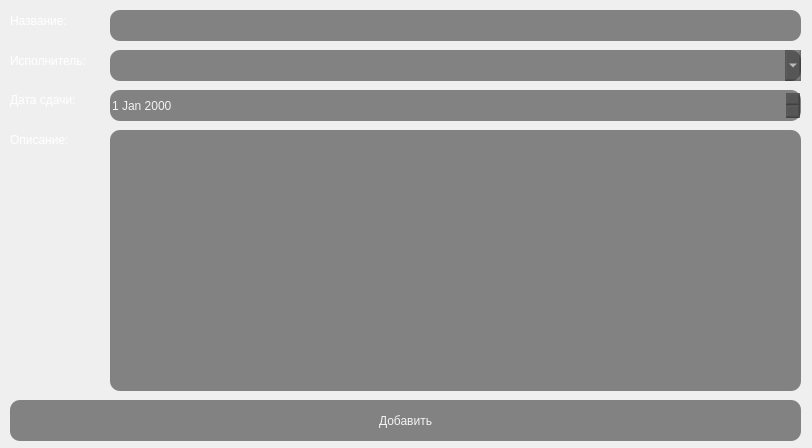
<?xml version="1.0" encoding="UTF-8"?>
<ui version="4.0">
 <class>Dialog</class>
 <widget class="QDialog" name="Dialog">
  <property name="geometry">
   <rect>
    <x>0</x>
    <y>0</y>
    <width>812</width>
    <height>448</height>
   </rect>
  </property>
  <property name="windowTitle">
   <string>Add</string>
  </property>
  <widget class="QPushButton" name="pushButton">
   <property name="geometry">
    <rect>
     <x>10</x>
     <y>400</y>
     <width>791</width>
     <height>41</height>
    </rect>
   </property>
   <property name="styleSheet">
    <string notr="true">color:rgb(243, 243, 243);
background-color: rgba(54, 54, 54, 150);
border-style: outset;
border-radius:10px;
font: 14pt &quot;MS Shell Dlg 2&quot;;</string>
   </property>
   <property name="text">
    <string>Добавить</string>
   </property>
  </widget>
  <widget class="QLabel" name="label">
   <property name="geometry">
    <rect>
     <x>10</x>
     <y>50</y>
     <width>121</width>
     <height>21</height>
    </rect>
   </property>
   <property name="styleSheet">
    <string notr="true">background-color: rgba(85, 170, 127, 0);
color: rgb(255, 255, 255);
font: 75 9pt &quot;MS Shell Dlg 2&quot;;</string>
   </property>
   <property name="text">
    <string>Исполнитель:</string>
   </property>
  </widget>
  <widget class="QLabel" name="label_2">
   <property name="geometry">
    <rect>
     <x>10</x>
     <y>130</y>
     <width>121</width>
     <height>20</height>
    </rect>
   </property>
   <property name="styleSheet">
    <string notr="true">background-color: rgba(85, 170, 127, 0);
color: rgb(255, 255, 255);
font: 75 9pt &quot;MS Shell Dlg 2&quot;;</string>
   </property>
   <property name="text">
    <string>Описание:</string>
   </property>
  </widget>
  <widget class="QTextEdit" name="textEdit">
   <property name="geometry">
    <rect>
     <x>110</x>
     <y>130</y>
     <width>691</width>
     <height>261</height>
    </rect>
   </property>
   <property name="styleSheet">
    <string notr="true">color:rgb(243, 243, 243);
background-color: rgba(54, 54, 54, 150);
border-style: outset;
border-radius:10px;
font: 13pt &quot;MS Shell Dlg 2&quot;;</string>
   </property>
  </widget>
  <widget class="QComboBox" name="comboBox">
   <property name="geometry">
    <rect>
     <x>110</x>
     <y>50</y>
     <width>691</width>
     <height>31</height>
    </rect>
   </property>
   <property name="styleSheet">
    <string notr="true">color:rgb(243, 243, 243);
background-color: rgba(54, 54, 54, 150);
border-style: outset;
border-radius:10px;
font: 13pt &quot;MS Shell Dlg 2&quot;;</string>
   </property>
  </widget>
  <widget class="QDateEdit" name="dateEdit">
   <property name="geometry">
    <rect>
     <x>110</x>
     <y>90</y>
     <width>691</width>
     <height>31</height>
    </rect>
   </property>
   <property name="styleSheet">
    <string notr="true">color:rgb(243, 243, 243);
background-color: rgba(54, 54, 54, 150);
border-style: outset;
border-radius:10px;
font: 13pt &quot;MS Shell Dlg 2&quot;;</string>
   </property>
  </widget>
  <widget class="QLabel" name="label_3">
   <property name="geometry">
    <rect>
     <x>10</x>
     <y>90</y>
     <width>121</width>
     <height>20</height>
    </rect>
   </property>
   <property name="styleSheet">
    <string notr="true">background-color: rgba(85, 170, 127, 0);
color: rgb(255, 255, 255);
font: 75 9pt &quot;MS Shell Dlg 2&quot;;</string>
   </property>
   <property name="text">
    <string>Дата сдачи:</string>
   </property>
  </widget>
  <widget class="QLineEdit" name="lineEdit">
   <property name="geometry">
    <rect>
     <x>110</x>
     <y>10</y>
     <width>691</width>
     <height>31</height>
    </rect>
   </property>
   <property name="styleSheet">
    <string notr="true">color:rgb(243, 243, 243);
background-color: rgba(54, 54, 54, 150);
border-style: outset;
border-radius:10px;
font: 13pt &quot;MS Shell Dlg 2&quot;;</string>
   </property>
  </widget>
  <widget class="QLabel" name="label_4">
   <property name="geometry">
    <rect>
     <x>10</x>
     <y>10</y>
     <width>121</width>
     <height>21</height>
    </rect>
   </property>
   <property name="styleSheet">
    <string notr="true">background-color: rgba(85, 170, 127, 0);
color: rgb(255, 255, 255);
font: 75 9pt &quot;MS Shell Dlg 2&quot;;</string>
   </property>
   <property name="text">
    <string>Название:</string>
   </property>
  </widget>
 </widget>
 <resources/>
 <connections/>
</ui>
